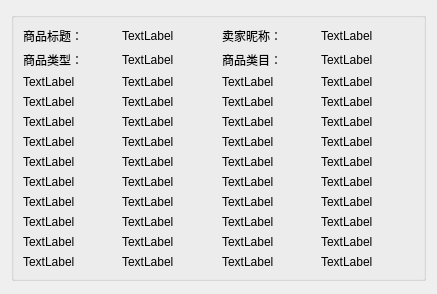
<ui version="4.0" >
 <class>Dialog</class>
 <widget class="QDialog" name="Dialog" >
  <property name="geometry" >
   <rect>
    <x>0</x>
    <y>0</y>
    <width>437</width>
    <height>294</height>
   </rect>
  </property>
  <property name="windowTitle" >
   <string>info</string>
  </property>
  <layout class="QHBoxLayout" name="horizontalLayout" >
   <item>
    <widget class="QGroupBox" name="groupBox_2" >
     <property name="sizePolicy" >
      <sizepolicy vsizetype="Fixed" hsizetype="Preferred" >
       <horstretch>0</horstretch>
       <verstretch>0</verstretch>
      </sizepolicy>
     </property>
     <property name="title" >
      <string/>
     </property>
     <layout class="QGridLayout" name="gridLayout" >
      <item row="1" column="1" >
       <widget class="QLabel" name="label_20" >
        <property name="sizePolicy" >
         <sizepolicy vsizetype="Fixed" hsizetype="Preferred" >
          <horstretch>0</horstretch>
          <verstretch>0</verstretch>
         </sizepolicy>
        </property>
        <property name="text" >
         <string>TextLabel</string>
        </property>
       </widget>
      </item>
      <item row="1" column="2" >
       <widget class="QLabel" name="label_19" >
        <property name="sizePolicy" >
         <sizepolicy vsizetype="Fixed" hsizetype="Preferred" >
          <horstretch>0</horstretch>
          <verstretch>0</verstretch>
         </sizepolicy>
        </property>
        <property name="text" >
         <string>商品类目：</string>
        </property>
       </widget>
      </item>
      <item row="1" column="3" >
       <widget class="QLabel" name="label_17" >
        <property name="sizePolicy" >
         <sizepolicy vsizetype="Fixed" hsizetype="Preferred" >
          <horstretch>0</horstretch>
          <verstretch>0</verstretch>
         </sizepolicy>
        </property>
        <property name="text" >
         <string>TextLabel</string>
        </property>
       </widget>
      </item>
      <item row="2" column="0" >
       <widget class="QLabel" name="label_22" >
        <property name="sizePolicy" >
         <sizepolicy vsizetype="Fixed" hsizetype="Preferred" >
          <horstretch>0</horstretch>
          <verstretch>0</verstretch>
         </sizepolicy>
        </property>
        <property name="text" >
         <string>TextLabel</string>
        </property>
       </widget>
      </item>
      <item row="2" column="1" >
       <widget class="QLabel" name="label_24" >
        <property name="sizePolicy" >
         <sizepolicy vsizetype="Fixed" hsizetype="Preferred" >
          <horstretch>0</horstretch>
          <verstretch>0</verstretch>
         </sizepolicy>
        </property>
        <property name="text" >
         <string>TextLabel</string>
        </property>
       </widget>
      </item>
      <item row="2" column="2" >
       <widget class="QLabel" name="label_23" >
        <property name="sizePolicy" >
         <sizepolicy vsizetype="Fixed" hsizetype="Preferred" >
          <horstretch>0</horstretch>
          <verstretch>0</verstretch>
         </sizepolicy>
        </property>
        <property name="text" >
         <string>TextLabel</string>
        </property>
       </widget>
      </item>
      <item row="2" column="3" >
       <widget class="QLabel" name="label_21" >
        <property name="sizePolicy" >
         <sizepolicy vsizetype="Fixed" hsizetype="Preferred" >
          <horstretch>0</horstretch>
          <verstretch>0</verstretch>
         </sizepolicy>
        </property>
        <property name="text" >
         <string>TextLabel</string>
        </property>
       </widget>
      </item>
      <item row="3" column="0" >
       <widget class="QLabel" name="label_32" >
        <property name="sizePolicy" >
         <sizepolicy vsizetype="Fixed" hsizetype="Preferred" >
          <horstretch>0</horstretch>
          <verstretch>0</verstretch>
         </sizepolicy>
        </property>
        <property name="text" >
         <string>TextLabel</string>
        </property>
       </widget>
      </item>
      <item row="3" column="1" >
       <widget class="QLabel" name="label_36" >
        <property name="sizePolicy" >
         <sizepolicy vsizetype="Fixed" hsizetype="Preferred" >
          <horstretch>0</horstretch>
          <verstretch>0</verstretch>
         </sizepolicy>
        </property>
        <property name="text" >
         <string>TextLabel</string>
        </property>
       </widget>
      </item>
      <item row="3" column="2" >
       <widget class="QLabel" name="label_28" >
        <property name="sizePolicy" >
         <sizepolicy vsizetype="Fixed" hsizetype="Preferred" >
          <horstretch>0</horstretch>
          <verstretch>0</verstretch>
         </sizepolicy>
        </property>
        <property name="text" >
         <string>TextLabel</string>
        </property>
       </widget>
      </item>
      <item row="3" column="3" >
       <widget class="QLabel" name="label_35" >
        <property name="sizePolicy" >
         <sizepolicy vsizetype="Fixed" hsizetype="Preferred" >
          <horstretch>0</horstretch>
          <verstretch>0</verstretch>
         </sizepolicy>
        </property>
        <property name="text" >
         <string>TextLabel</string>
        </property>
       </widget>
      </item>
      <item row="4" column="0" >
       <widget class="QLabel" name="label_26" >
        <property name="sizePolicy" >
         <sizepolicy vsizetype="Fixed" hsizetype="Preferred" >
          <horstretch>0</horstretch>
          <verstretch>0</verstretch>
         </sizepolicy>
        </property>
        <property name="text" >
         <string>TextLabel</string>
        </property>
       </widget>
      </item>
      <item row="4" column="1" >
       <widget class="QLabel" name="label_27" >
        <property name="sizePolicy" >
         <sizepolicy vsizetype="Fixed" hsizetype="Preferred" >
          <horstretch>0</horstretch>
          <verstretch>0</verstretch>
         </sizepolicy>
        </property>
        <property name="text" >
         <string>TextLabel</string>
        </property>
       </widget>
      </item>
      <item row="4" column="2" >
       <widget class="QLabel" name="label_34" >
        <property name="sizePolicy" >
         <sizepolicy vsizetype="Fixed" hsizetype="Preferred" >
          <horstretch>0</horstretch>
          <verstretch>0</verstretch>
         </sizepolicy>
        </property>
        <property name="text" >
         <string>TextLabel</string>
        </property>
       </widget>
      </item>
      <item row="4" column="3" >
       <widget class="QLabel" name="label_30" >
        <property name="sizePolicy" >
         <sizepolicy vsizetype="Fixed" hsizetype="Preferred" >
          <horstretch>0</horstretch>
          <verstretch>0</verstretch>
         </sizepolicy>
        </property>
        <property name="text" >
         <string>TextLabel</string>
        </property>
       </widget>
      </item>
      <item row="5" column="0" >
       <widget class="QLabel" name="label_33" >
        <property name="sizePolicy" >
         <sizepolicy vsizetype="Fixed" hsizetype="Preferred" >
          <horstretch>0</horstretch>
          <verstretch>0</verstretch>
         </sizepolicy>
        </property>
        <property name="text" >
         <string>TextLabel</string>
        </property>
       </widget>
      </item>
      <item row="5" column="1" >
       <widget class="QLabel" name="label_31" >
        <property name="sizePolicy" >
         <sizepolicy vsizetype="Fixed" hsizetype="Preferred" >
          <horstretch>0</horstretch>
          <verstretch>0</verstretch>
         </sizepolicy>
        </property>
        <property name="text" >
         <string>TextLabel</string>
        </property>
       </widget>
      </item>
      <item row="5" column="2" >
       <widget class="QLabel" name="label_29" >
        <property name="sizePolicy" >
         <sizepolicy vsizetype="Fixed" hsizetype="Preferred" >
          <horstretch>0</horstretch>
          <verstretch>0</verstretch>
         </sizepolicy>
        </property>
        <property name="text" >
         <string>TextLabel</string>
        </property>
       </widget>
      </item>
      <item row="5" column="3" >
       <widget class="QLabel" name="label_25" >
        <property name="sizePolicy" >
         <sizepolicy vsizetype="Fixed" hsizetype="Preferred" >
          <horstretch>0</horstretch>
          <verstretch>0</verstretch>
         </sizepolicy>
        </property>
        <property name="text" >
         <string>TextLabel</string>
        </property>
       </widget>
      </item>
      <item row="6" column="0" >
       <widget class="QLabel" name="label_59" >
        <property name="sizePolicy" >
         <sizepolicy vsizetype="Fixed" hsizetype="Preferred" >
          <horstretch>0</horstretch>
          <verstretch>0</verstretch>
         </sizepolicy>
        </property>
        <property name="text" >
         <string>TextLabel</string>
        </property>
       </widget>
      </item>
      <item row="6" column="1" >
       <widget class="QLabel" name="label_49" >
        <property name="sizePolicy" >
         <sizepolicy vsizetype="Fixed" hsizetype="Preferred" >
          <horstretch>0</horstretch>
          <verstretch>0</verstretch>
         </sizepolicy>
        </property>
        <property name="text" >
         <string>TextLabel</string>
        </property>
       </widget>
      </item>
      <item row="6" column="2" >
       <widget class="QLabel" name="label_41" >
        <property name="sizePolicy" >
         <sizepolicy vsizetype="Fixed" hsizetype="Preferred" >
          <horstretch>0</horstretch>
          <verstretch>0</verstretch>
         </sizepolicy>
        </property>
        <property name="text" >
         <string>TextLabel</string>
        </property>
       </widget>
      </item>
      <item row="6" column="3" >
       <widget class="QLabel" name="label_40" >
        <property name="sizePolicy" >
         <sizepolicy vsizetype="Fixed" hsizetype="Preferred" >
          <horstretch>0</horstretch>
          <verstretch>0</verstretch>
         </sizepolicy>
        </property>
        <property name="text" >
         <string>TextLabel</string>
        </property>
       </widget>
      </item>
      <item row="7" column="0" >
       <widget class="QLabel" name="label_38" >
        <property name="sizePolicy" >
         <sizepolicy vsizetype="Fixed" hsizetype="Preferred" >
          <horstretch>0</horstretch>
          <verstretch>0</verstretch>
         </sizepolicy>
        </property>
        <property name="text" >
         <string>TextLabel</string>
        </property>
       </widget>
      </item>
      <item row="7" column="1" >
       <widget class="QLabel" name="label_53" >
        <property name="sizePolicy" >
         <sizepolicy vsizetype="Fixed" hsizetype="Preferred" >
          <horstretch>0</horstretch>
          <verstretch>0</verstretch>
         </sizepolicy>
        </property>
        <property name="text" >
         <string>TextLabel</string>
        </property>
       </widget>
      </item>
      <item row="7" column="2" >
       <widget class="QLabel" name="label_52" >
        <property name="sizePolicy" >
         <sizepolicy vsizetype="Fixed" hsizetype="Preferred" >
          <horstretch>0</horstretch>
          <verstretch>0</verstretch>
         </sizepolicy>
        </property>
        <property name="text" >
         <string>TextLabel</string>
        </property>
       </widget>
      </item>
      <item row="7" column="3" >
       <widget class="QLabel" name="label_50" >
        <property name="sizePolicy" >
         <sizepolicy vsizetype="Fixed" hsizetype="Preferred" >
          <horstretch>0</horstretch>
          <verstretch>0</verstretch>
         </sizepolicy>
        </property>
        <property name="text" >
         <string>TextLabel</string>
        </property>
       </widget>
      </item>
      <item row="8" column="0" >
       <widget class="QLabel" name="label_57" >
        <property name="sizePolicy" >
         <sizepolicy vsizetype="Fixed" hsizetype="Preferred" >
          <horstretch>0</horstretch>
          <verstretch>0</verstretch>
         </sizepolicy>
        </property>
        <property name="text" >
         <string>TextLabel</string>
        </property>
       </widget>
      </item>
      <item row="8" column="1" >
       <widget class="QLabel" name="label_58" >
        <property name="sizePolicy" >
         <sizepolicy vsizetype="Fixed" hsizetype="Preferred" >
          <horstretch>0</horstretch>
          <verstretch>0</verstretch>
         </sizepolicy>
        </property>
        <property name="text" >
         <string>TextLabel</string>
        </property>
       </widget>
      </item>
      <item row="8" column="2" >
       <widget class="QLabel" name="label_47" >
        <property name="sizePolicy" >
         <sizepolicy vsizetype="Fixed" hsizetype="Preferred" >
          <horstretch>0</horstretch>
          <verstretch>0</verstretch>
         </sizepolicy>
        </property>
        <property name="text" >
         <string>TextLabel</string>
        </property>
       </widget>
      </item>
      <item row="8" column="3" >
       <widget class="QLabel" name="label_48" >
        <property name="sizePolicy" >
         <sizepolicy vsizetype="Fixed" hsizetype="Preferred" >
          <horstretch>0</horstretch>
          <verstretch>0</verstretch>
         </sizepolicy>
        </property>
        <property name="text" >
         <string>TextLabel</string>
        </property>
       </widget>
      </item>
      <item row="9" column="0" >
       <widget class="QLabel" name="label_54" >
        <property name="sizePolicy" >
         <sizepolicy vsizetype="Fixed" hsizetype="Preferred" >
          <horstretch>0</horstretch>
          <verstretch>0</verstretch>
         </sizepolicy>
        </property>
        <property name="text" >
         <string>TextLabel</string>
        </property>
       </widget>
      </item>
      <item row="9" column="1" >
       <widget class="QLabel" name="label_51" >
        <property name="sizePolicy" >
         <sizepolicy vsizetype="Fixed" hsizetype="Preferred" >
          <horstretch>0</horstretch>
          <verstretch>0</verstretch>
         </sizepolicy>
        </property>
        <property name="text" >
         <string>TextLabel</string>
        </property>
       </widget>
      </item>
      <item row="9" column="2" >
       <widget class="QLabel" name="label_56" >
        <property name="sizePolicy" >
         <sizepolicy vsizetype="Fixed" hsizetype="Preferred" >
          <horstretch>0</horstretch>
          <verstretch>0</verstretch>
         </sizepolicy>
        </property>
        <property name="text" >
         <string>TextLabel</string>
        </property>
       </widget>
      </item>
      <item row="9" column="3" >
       <widget class="QLabel" name="label_55" >
        <property name="sizePolicy" >
         <sizepolicy vsizetype="Fixed" hsizetype="Preferred" >
          <horstretch>0</horstretch>
          <verstretch>0</verstretch>
         </sizepolicy>
        </property>
        <property name="text" >
         <string>TextLabel</string>
        </property>
       </widget>
      </item>
      <item row="10" column="0" >
       <widget class="QLabel" name="label_60" >
        <property name="sizePolicy" >
         <sizepolicy vsizetype="Fixed" hsizetype="Preferred" >
          <horstretch>0</horstretch>
          <verstretch>0</verstretch>
         </sizepolicy>
        </property>
        <property name="text" >
         <string>TextLabel</string>
        </property>
       </widget>
      </item>
      <item row="10" column="1" >
       <widget class="QLabel" name="label_42" >
        <property name="sizePolicy" >
         <sizepolicy vsizetype="Fixed" hsizetype="Preferred" >
          <horstretch>0</horstretch>
          <verstretch>0</verstretch>
         </sizepolicy>
        </property>
        <property name="text" >
         <string>TextLabel</string>
        </property>
       </widget>
      </item>
      <item row="10" column="2" >
       <widget class="QLabel" name="label_43" >
        <property name="sizePolicy" >
         <sizepolicy vsizetype="Fixed" hsizetype="Preferred" >
          <horstretch>0</horstretch>
          <verstretch>0</verstretch>
         </sizepolicy>
        </property>
        <property name="text" >
         <string>TextLabel</string>
        </property>
       </widget>
      </item>
      <item row="10" column="3" >
       <widget class="QLabel" name="label_39" >
        <property name="sizePolicy" >
         <sizepolicy vsizetype="Fixed" hsizetype="Preferred" >
          <horstretch>0</horstretch>
          <verstretch>0</verstretch>
         </sizepolicy>
        </property>
        <property name="text" >
         <string>TextLabel</string>
        </property>
       </widget>
      </item>
      <item row="11" column="0" >
       <widget class="QLabel" name="label_45" >
        <property name="sizePolicy" >
         <sizepolicy vsizetype="Fixed" hsizetype="Preferred" >
          <horstretch>0</horstretch>
          <verstretch>0</verstretch>
         </sizepolicy>
        </property>
        <property name="text" >
         <string>TextLabel</string>
        </property>
       </widget>
      </item>
      <item row="11" column="1" >
       <widget class="QLabel" name="label_46" >
        <property name="sizePolicy" >
         <sizepolicy vsizetype="Fixed" hsizetype="Preferred" >
          <horstretch>0</horstretch>
          <verstretch>0</verstretch>
         </sizepolicy>
        </property>
        <property name="text" >
         <string>TextLabel</string>
        </property>
       </widget>
      </item>
      <item row="11" column="2" >
       <widget class="QLabel" name="label_44" >
        <property name="sizePolicy" >
         <sizepolicy vsizetype="Fixed" hsizetype="Preferred" >
          <horstretch>0</horstretch>
          <verstretch>0</verstretch>
         </sizepolicy>
        </property>
        <property name="text" >
         <string>TextLabel</string>
        </property>
       </widget>
      </item>
      <item row="0" column="1" >
       <widget class="QLabel" name="label_14" >
        <property name="sizePolicy" >
         <sizepolicy vsizetype="Fixed" hsizetype="Preferred" >
          <horstretch>0</horstretch>
          <verstretch>0</verstretch>
         </sizepolicy>
        </property>
        <property name="text" >
         <string>TextLabel</string>
        </property>
       </widget>
      </item>
      <item row="0" column="3" >
       <widget class="QLabel" name="label_16" >
        <property name="sizePolicy" >
         <sizepolicy vsizetype="Fixed" hsizetype="Preferred" >
          <horstretch>0</horstretch>
          <verstretch>0</verstretch>
         </sizepolicy>
        </property>
        <property name="text" >
         <string>TextLabel</string>
        </property>
       </widget>
      </item>
      <item row="0" column="0" >
       <widget class="QLabel" name="label_13" >
        <property name="sizePolicy" >
         <sizepolicy vsizetype="Fixed" hsizetype="Preferred" >
          <horstretch>0</horstretch>
          <verstretch>0</verstretch>
         </sizepolicy>
        </property>
        <property name="text" >
         <string>商品标题：</string>
        </property>
       </widget>
      </item>
      <item row="11" column="3" >
       <widget class="QLabel" name="label_37" >
        <property name="sizePolicy" >
         <sizepolicy vsizetype="Fixed" hsizetype="Preferred" >
          <horstretch>0</horstretch>
          <verstretch>0</verstretch>
         </sizepolicy>
        </property>
        <property name="text" >
         <string>TextLabel</string>
        </property>
       </widget>
      </item>
      <item row="0" column="2" >
       <widget class="QLabel" name="label_15" >
        <property name="sizePolicy" >
         <sizepolicy vsizetype="Fixed" hsizetype="Preferred" >
          <horstretch>0</horstretch>
          <verstretch>0</verstretch>
         </sizepolicy>
        </property>
        <property name="text" >
         <string>卖家昵称：</string>
        </property>
       </widget>
      </item>
      <item row="1" column="0" >
       <widget class="QLabel" name="label_18" >
        <property name="sizePolicy" >
         <sizepolicy vsizetype="Fixed" hsizetype="Preferred" >
          <horstretch>0</horstretch>
          <verstretch>0</verstretch>
         </sizepolicy>
        </property>
        <property name="text" >
         <string>商品类型：</string>
        </property>
       </widget>
      </item>
     </layout>
     <zorder>label_17</zorder>
     <zorder>label_19</zorder>
     <zorder>label_20</zorder>
     <zorder>label_21</zorder>
     <zorder>label_22</zorder>
     <zorder>label_23</zorder>
     <zorder>label_24</zorder>
     <zorder>label_25</zorder>
     <zorder>label_26</zorder>
     <zorder>label_27</zorder>
     <zorder>label_28</zorder>
     <zorder>label_29</zorder>
     <zorder>label_30</zorder>
     <zorder>label_31</zorder>
     <zorder>label_32</zorder>
     <zorder>label_33</zorder>
     <zorder>label_34</zorder>
     <zorder>label_35</zorder>
     <zorder>label_36</zorder>
     <zorder>label_38</zorder>
     <zorder>label_39</zorder>
     <zorder>label_40</zorder>
     <zorder>label_41</zorder>
     <zorder>label_42</zorder>
     <zorder>label_43</zorder>
     <zorder>label_44</zorder>
     <zorder>label_45</zorder>
     <zorder>label_46</zorder>
     <zorder>label_47</zorder>
     <zorder>label_48</zorder>
     <zorder>label_49</zorder>
     <zorder>label_50</zorder>
     <zorder>label_51</zorder>
     <zorder>label_52</zorder>
     <zorder>label_53</zorder>
     <zorder>label_54</zorder>
     <zorder>label_55</zorder>
     <zorder>label_56</zorder>
     <zorder>label_57</zorder>
     <zorder>label_58</zorder>
     <zorder>label_59</zorder>
     <zorder>label_60</zorder>
     <zorder>label_18</zorder>
     <zorder>label_15</zorder>
     <zorder>label_37</zorder>
     <zorder>label_13</zorder>
     <zorder>label_16</zorder>
     <zorder>label_14</zorder>
    </widget>
   </item>
  </layout>
 </widget>
 <resources/>
 <connections/>
</ui>
